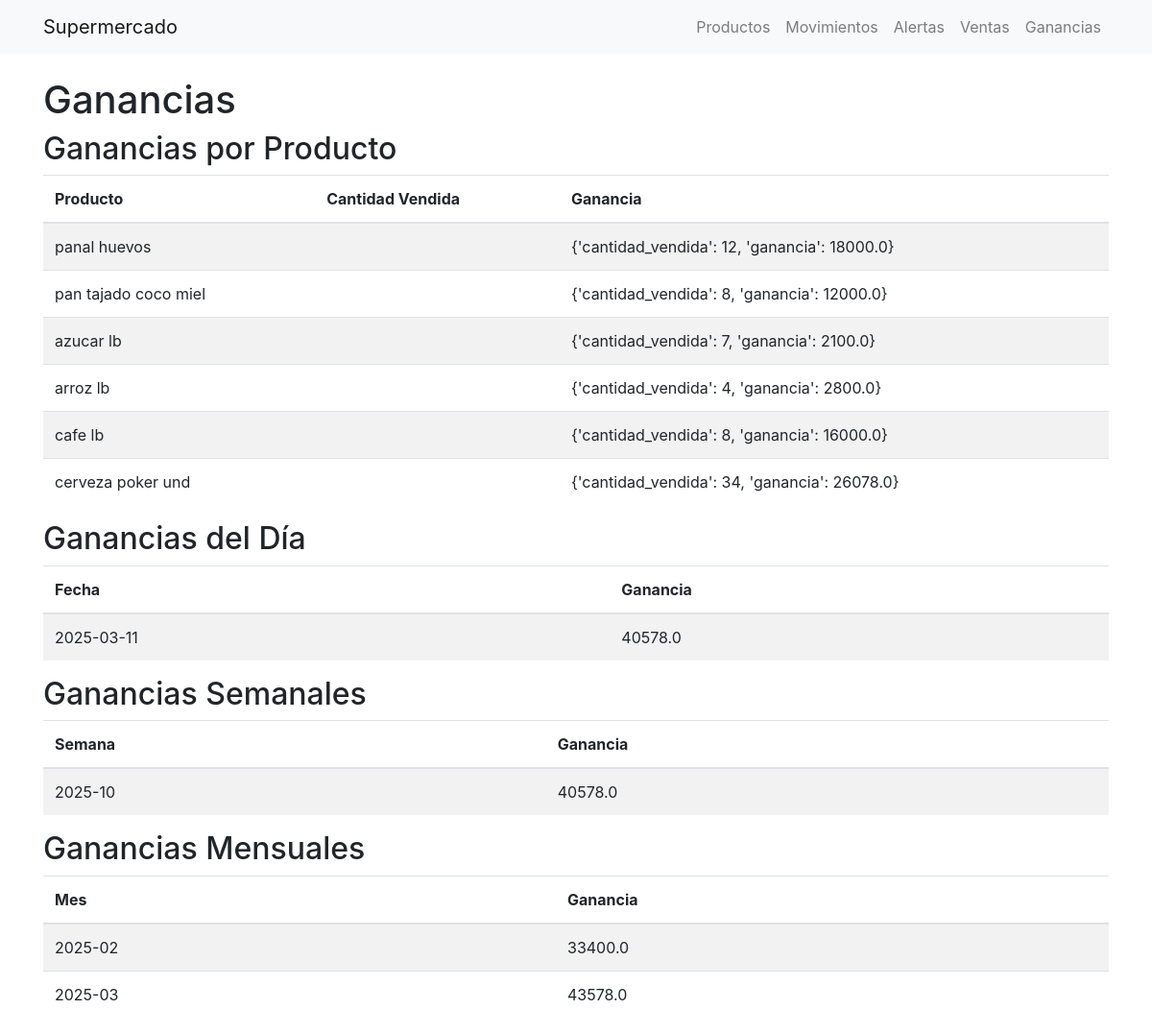
Before: /ganancias with the older database file.
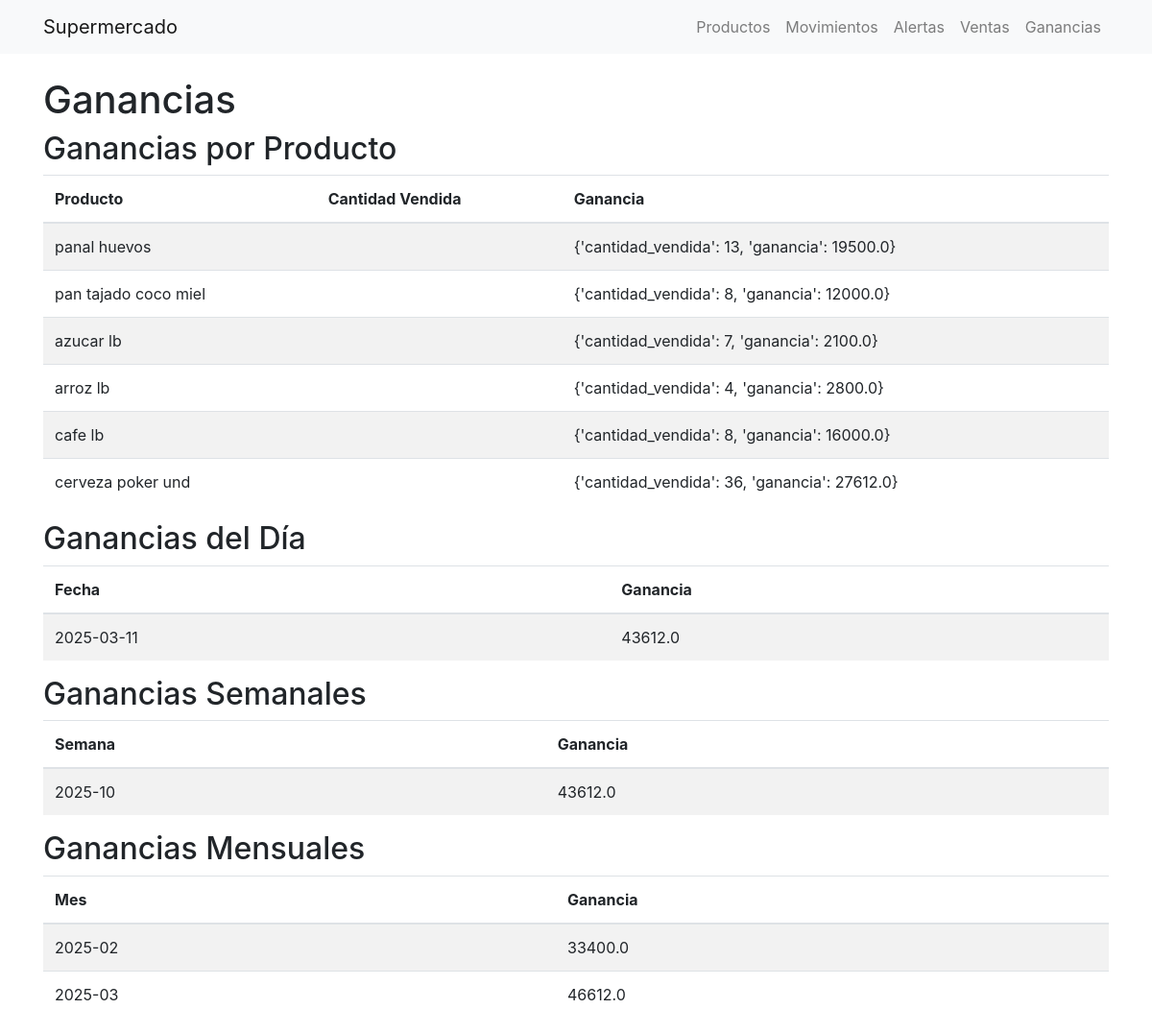
After: the same page with the newer database file.
### app.py (models this page shows)
class Producto(db.Model):
    id = db.Column(db.Integer, primary_key=True)
    nombre = db.Column(db.String(100), nullable=False)
    categoria = db.Column(db.String(100), nullable=False)
    precio_compra = db.Column(db.Float, nullable=False)
    precio_venta = db.Column(db.Float, nullable=False)
    stock_disponible = db.Column(db.Integer, nullable=False)
    proveedor = db.Column(db.String(100), nullable=False)
    umbral_alerta = db.Column(db.Integer, nullable=False, default=5)

### app.py (the view)
@app.route('/ganancias', methods=['GET'])
def ganancias():
    fecha_str = request.args.get('fecha')
    fecha_seleccionada = datetime.strptime(fecha_str, '%Y-%m-%d').date() if fecha_str else datetime.now().date()
    productos = Producto.query.all()
    ventas = Venta.query.all()
    ganancias_por_producto = {}
    for producto in productos:
        cantidad_total = sum(venta.cantidad_vendida for venta in ventas if venta.producto_id == producto.id)
        ganancia_total = sum(
            (venta.precio_venta_unitario - producto.precio_compra) * venta.cantidad_vendida
            for venta in ventas if venta.producto_id == producto.id
        )
        ganancias_por_producto[producto.nombre] = {
            "cantidad_vendida": cantidad_total,
            "ganancia": ganancia_total
        }
    ganancias_diarias = {}
    for venta in ventas:
        try:
            fecha_venta = datetime.strptime(venta.fecha_venta, "%Y-%m-%d %H:%M:%S").date()  # Convertir a objeto datetime
        except TypeError:
            fecha_venta = venta.fecha_venta.date()  # Si ya es datetime, tomar solo la fecha
        if fecha_venta == fecha_seleccionada:
            producto = Producto.query.get(venta.producto_id)
            if producto:
                ganancia = (venta.precio_venta_unitario - producto.precio_compra) * venta.cantidad_vendida
                ganancias_diarias[fecha_seleccionada.strftime('%Y-%m-%d')] = ganancias_diarias.get(fecha_seleccionada.strftime('%Y-%m-%d'), 0) + ganancia
    ganancias_semanales = {}
    ganancias_mensuales = {}
    hoy = datetime.now()
    semana_pasada = hoy - timedelta(days=7)
    mes_pasado = hoy - timedelta(days=30)
    for venta in ventas:
        fecha_venta = venta.fecha_venta
        if fecha_venta > semana_pasada:
            if fecha_venta.strftime('%Y-%W') not in ganancias_semanales:
                ganancias_semanales[fecha_venta.strftime('%Y-%W')] = 0
            producto = Producto.query.get(venta.producto_id)
            ganancias_semanales[fecha_venta.strftime('%Y-%W')] += (venta.precio_venta_unitario - producto.precio_compra) * venta.cantidad_vendida
        if fecha_venta > mes_pasado:
            if fecha_venta.strftime('%Y-%m') not in ganancias_mensuales:
                ganancias_mensuales[fecha_venta.strftime('%Y-%m')] = 0
            producto = Producto.query.get(venta.producto_id)
            ganancias_mensuales[fecha_venta.strftime('%Y-%m')] += (venta.precio_venta_unitario - producto.precio_compra) * venta.cantidad_vendida
    return render_template(
        'ganancias.html',
        ganancias_por_producto=ganancias_por_producto,
        ganancias_diarias=ganancias_diarias,
        ganancias_semanales=ganancias_semanales,
        ganancias_mensuales=ganancias_mensuales,
        fecha_seleccionada=fecha_seleccionada
    )

### templates/ganancias.html
{% extends 'index.html' %}
{% block content %}
    <h1>Ganancias</h1>
    <h2>Ganancias por Producto</h2>
    <table class="table table-striped">
        <thead>
            <tr>
                <th>Producto</th>
                <th>Cantidad Vendida</th>
                <th>Ganancia</th>
            </tr>
        </thead>
        <tbody>
            {% for producto, ganancia in ganancias_por_producto.items() %}
                <tr>
                    <td>{{ producto }}</td>
                    <td>{{ cantidad_vendida }}</td>
                    <td>{{ ganancia }}</td>
                </tr>
            {% endfor %}
        </tbody>
    </table>
    <h2>Ganancias del Día</h2>
    {% if ganancias_diarias %}
        <table class="table table-striped">
            <thead>
                <tr>
                    <th>Fecha</th>
                    <th>Ganancia</th>
                </tr>
            </thead>
            <tbody>
                {% for fecha, ganancia in ganancias_diarias.items() %}
                    <tr>
                        <td>{{ fecha }}</td>
                        <td>{{ ganancia }}</td>
                    </tr>
                {% endfor %}
            </tbody>
        </table>
    {% else %}
        <p class="text-warning">No hay registros de ganancias para hoy.</p>
    {% endif %}
    <h2>Ganancias Semanales</h2>
    <table class="table table-striped">
        <thead>
            <tr>
                <th>Semana</th>
                <th>Ganancia</th>
            </tr>
        </thead>
        <tbody>
            {% for semana, ganancia in ganancias_semanales.items() %}
                <tr>
                    <td>{{ semana }}</td>
                    <td>{{ ganancia }}</td>
                </tr>
            {% endfor %}
        </tbody>
    </table>
    <h2>Ganancias Mensuales</h2>
    <table class="table table-striped">
        <thead>
            <tr>
                <th>Mes</th>
                <th>Ganancia</th>
            </tr>
        </thead>
        <tbody>
            {% for mes, ganancia in ganancias_mensuales.items() %}
                <tr>
                    <td>{{ mes }}</td>
                    <td>{{ ganancia }}</td>
                </tr>
            {% endfor %}
        </tbody>
    </table>
{% endblock %}

### templates/index.html (shortened to what this page needs)
<!DOCTYPE html>
<html lang="es">
<head>
    <link rel="stylesheet" href="https://stackpath.bootstrapcdn.com/bootstrap/4.5.2/css/bootstrap.min.css">
</head>
<body>
    <nav class="navbar navbar-expand-lg navbar-light bg-light">
        <div class="container">
            <a class="navbar-brand" href="{{ url_for('index') }}">Supermercado</a>
            <div class="collapse navbar-collapse" id="navbarNav">
                <ul class="navbar-nav ml-auto">
                    <li class="nav-item">
                        <a class="nav-link" href="{{ url_for('productos') }}">Productos</a>
                    </li>
                    <li class="nav-item">
                        <a class="nav-link" href="{{ url_for('movimientos') }}">Movimientos</a>
                    </li>
                    <li class="nav-item">
                        <a class="nav-link" href="{{ url_for('alertas') }}">Alertas</a>
                    </li>
                    <li class="nav-item">
                        <a class="nav-link" href="{{ url_for('ventas') }}">Ventas</a>
                    </li>
                    <li class="nav-item">
                        <a class="nav-link" href="{{ url_for('ganancias') }}">Ganancias</a>
                    </li>
                </ul>
            </div>
        </div>
    </nav>
    <div class="container mt-4">
        {% block content %}
        {% endblock %}
    </div>
</body>
</html>

Changed rows visible on the page:
changed Producto "panal huevos": ganancia "{'cantidad_vendida': 12, 'ganancia': 18000.0}" → "{'cantidad_vendida': 13, 'ganancia': 19500.0}"
changed Producto "cerveza poker und": ganancia "{'cantidad_vendida': 34, 'ganancia': 26078.0}" → "{'cantidad_vendida': 36, 'ganancia': 27612.0}"
Other visible differences:
new list line: "2025-03-11 43612.0"
new list line: "2025-10 43612.0"
new list line: "2025-03 46612.0"
list line gone: "2025-03-11 40578.0"
list line gone: "2025-10 40578.0"
list line gone: "2025-03 43578.0"
